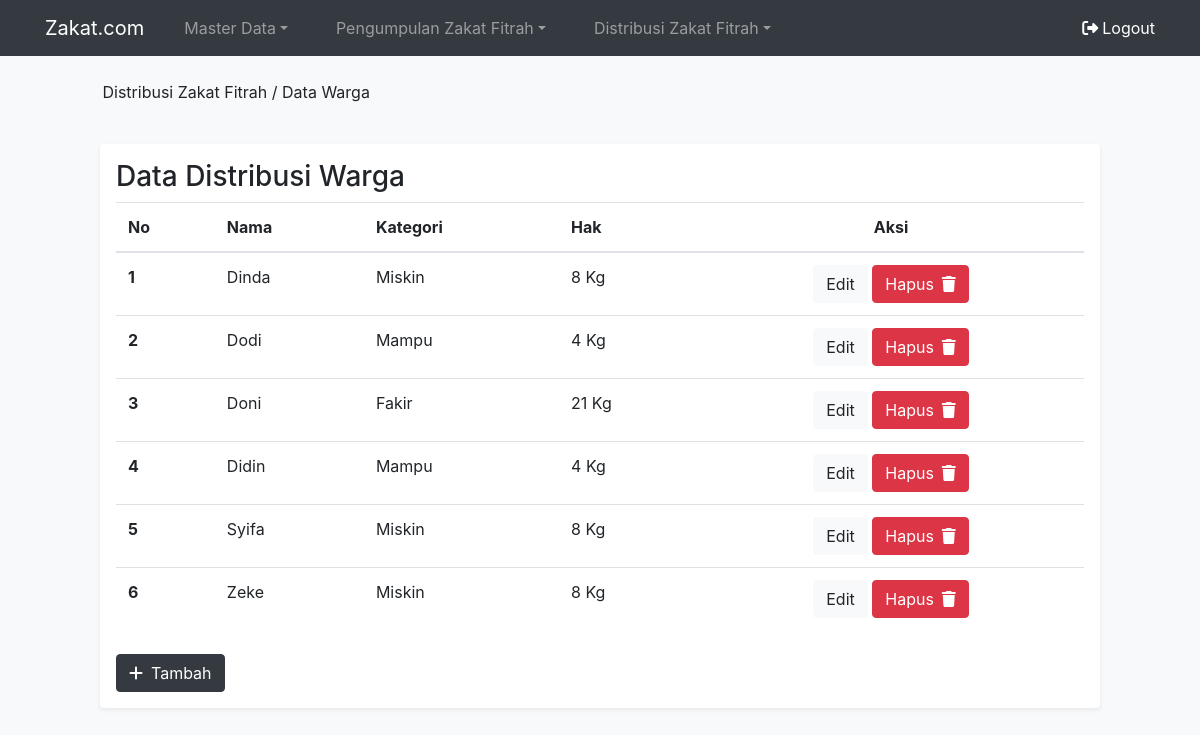
Screenshot of /warga.php (signed in) with the database file from the repository.
### tables this page shows
CREATE TABLE `mustahik_warga` (
  `id` int(10) NOT NULL AUTO_INCREMENT,
  `nama` varchar(255) NOT NULL,
  `kategori` varchar(255) NOT NULL,
  `hak` varchar(255) NOT NULL,
  PRIMARY KEY (`id`)
);

### PHP/App/Produk/Database.php (called while the page is built, shortened)
<?php
class Database {
    private $host,
            $username,
            $password,
            $dbname,
            $conn,
            $name;
    public function __construct($host,$username,$password,$dbname){
        $this->host = $host;
        $this->username = $username;
        $this->password = $password;
        $this->dbname = $dbname;
        $this->conn = mysqli_connect($this->host, $this->username, $this->password, $this->dbname);
    }
    public function read($query){
        $result = mysqli_query($this->conn,$query);
        $rows = [];
        while ($row = mysqli_fetch_assoc($result)) {
            $rows[] = $row;
        }
        return $rows;
    }
}

### PHP/Data.php (called while the page is built, shortened)
<?php
$mysqli = new Database('Localhost', 'root', '', 'zakatfitrah');
$mustahikwarga = $mysqli->read("SELECT * FROM mustahik_warga");

### warga.php (the view, shortened to what this page needs)
<?php
require_once 'PHP/Data.php';
?>
<!DOCTYPE html>
<html lang="en">
<?php include 'header.php'; ?>
  <div class="row">
    <div class="col-10 my-4 mx-auto">
      <p>Distribusi Zakat Fitrah / Data Warga</p>
    </div>
  </div>
  <div class="">
    <div class="col-10 shadow-sm p-3 mb-5 bg-white rounded mx-auto">
      <h3>Data Distribusi Warga</h3>
      <table class="table">
        <thead>
          <tr>
            <th scope="col">No</th>
            <th scope="col">Nama</th>
            <th scope="col">Kategori</th>
            <th scope="col">Hak</th>
            <th scope="col" class="text-center">Aksi</th>
          </tr>
        </thead>
        <tbody>
          <?php $count = 1; ?>
          <?php foreach ($mustahikwarga as $key) : ?>
            <tr>
              <th scope="row"><?= $count; ?></th>
              <td><?= $key['nama'] ?></td>
              <td><?= $key['kategori'] ?></td>
              <td><?= $key['hak'] ?></td>
              <td class="text-center">
                <a class="btn btn-light" href="" data-toggle="modal" data-target="#editModal<?= $key['id'] ?>">Edit</a>
                <a class="btn btn-danger" href="" data-toggle="modal" data-target="#deleteModal<?= $key['id'] ?>">Hapus<i class="fa-solid fa-trash ml-2"></i></a>
              </td>
            </tr>
            <?php $count++; ?>
          <?php endforeach; ?>
        </tbody>
      </table>
      <a class="btn btn-dark mt-2" href="" data-toggle="modal" data-target="#tambahModal"><i class="fa-solid fa-plus mr-2"></i>Tambah</a>
    </div>
  </div>
</body>
</html>

### rows the page displays
mustahik_warga: nama "Dinda", kategori "Miskin", hak "8 Kg"
mustahik_warga: nama "Dodi", kategori "Mampu", hak "4 Kg"
mustahik_warga: nama "Doni", kategori "Fakir", hak "21 Kg"
mustahik_warga: nama "Didin", kategori "Mampu", hak "4 Kg"
mustahik_warga: nama "Syifa", kategori "Miskin", hak "8 Kg"
mustahik_warga: nama "Zeke", kategori "Miskin", hak "8 Kg"
